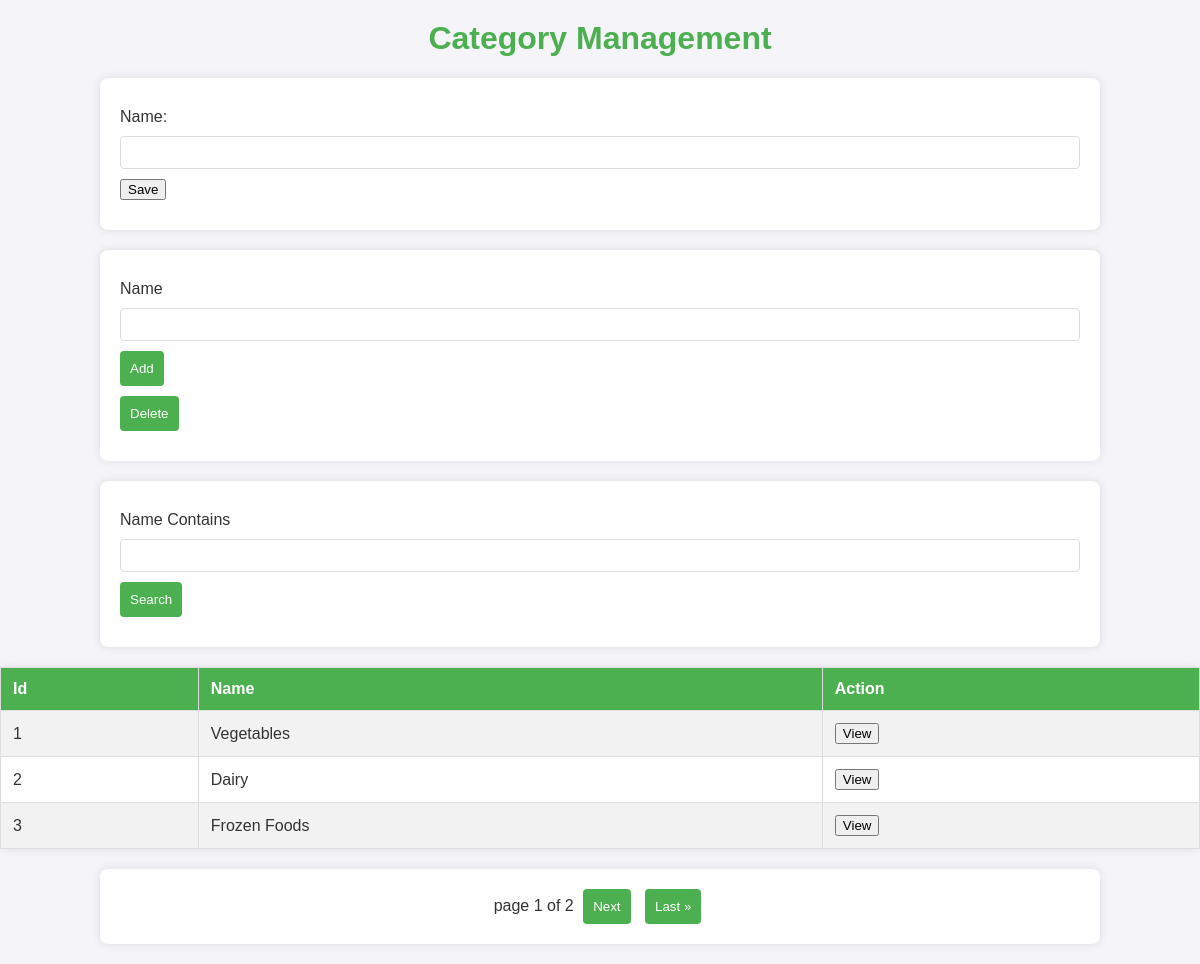
The app's page /app/Category/ with its own data.
### app/models.py (models this page shows, shortened)
class Category (models.Model):
    name = models.CharField(max_length = 20)

### app/views.py (the view)
# urls.py: path('Category/', views.Categoryview),
def Categoryview(request):
    page_number = request.GET.get('page')
    filter = CategoryFilter (request.GET, queryset=Category.objects.all())
    Categories = filter.qs
    paginator = Paginator(Categories, 3)
    page = paginator.get_page(page_number)
    if request.method == 'POST':
        form = CategoryForm(request.POST)
        if form.is_valid():
            form.save()
    else:
        form = CategoryForm()
    context = {'form':form, 'page':page}
    return render(request, 'Category.html', context)

### app/forms.py
class  CategoryForm (forms.ModelForm) :
    class Meta:
        model = Category
        fields = '__all__'

### app/templates/Category.html (shortened to what this page needs)
<!DOCTYPE html>
<html>
<head>
</head>
<body>
    <h1>Category Management</h1>
    <form method="POST">
        {{ form }}
        <input type="submit" value="Save">
    </form>
    <form>
        <label>Name</label>
        <input type="text" name="name"/>
        <button type="submit" formaction="/add">Add</button>
        <button type="submit" formaction="/delete">Delete</button>
    </form>
    <form>
        <label>Name Contains</label>
        <input type="text" name="search"/>
        <button type="submit" formaction="/search">Search</button>
    </form>
    <table>
        <tr>
            <th>Id</th>
            <th>Name</th>
            <th>Action</th>
        </tr>
        {% for category in page %}
        <tr>
            <td>{{ category.id }}</td>
            <td>{{ category.name }}</td>
            <td><button type="button" onclick="window.location.href='/view/{{ category.id }}'">View</button></td>
        </tr>
        {% endfor %}
    </table>
    <div class="pagination">
        page {{ page.number }} of {{ page.paginator.num_pages }}
        {% if page.has_next %}
            <button><a href="?page={{ page.next_page_number }}">Next</a></button>
            <button><a href="?page={{ page.paginator.num_pages }}">Last &raquo;</a></button>
        {% endif %}
    </div>
</body>
</html>

### app/templates/Category.html (style rules this page uses)
body { background-color: #f4f4f9; margin: 0; font-family: Arial, sans-serif; color: #333; }
h1 { text-align: center; margin-top: 20px; color: #4CAF50; }
form, table, .pagination { width: 80%; margin: 20px auto; background: #fff; padding: 20px; box-shadow: 0 0 10px rgba(0, 0, 0, 0.1); border-radius: 8px; }
form label, form input, form button { display: block; margin: 10px 0; }
form input[type="text"] { width: 100%; padding: 8px; box-sizing: border-box; border: 1px solid #ddd; border-radius: 4px; }
form button { background-color: #4CAF50; color: white; padding: 10px; border: none; border-radius: 4px; cursor: pointer; transition: background-color 0.3s ease; }
table { border-collapse: collapse; width: 100%; margin-top: 20px; }
table, th, td { border: 1px solid #ddd; }
th, td { padding: 12px; text-align: left; }
th { background-color: #4CAF50; color: white; }
tr:nth-child(even) { background-color: #f2f2f2; }
.pagination { text-align: center; margin-top: 20px; }
.pagination button { background-color: #4CAF50; color: white; padding: 10px; border: none; border-radius: 4px; cursor: pointer; transition: background-color 0.3s ease; margin: 0 5px; }
.pagination a { text-decoration: none; color: white; }

### records on screen
Category: id "1", name "Vegetables"
Category: id "2", name "Dairy"
Category: id "3", name "Frozen Foods"

### other values on screen
{{ page.number }} "1"
{{ page.paginator.num_pages }} "2"
